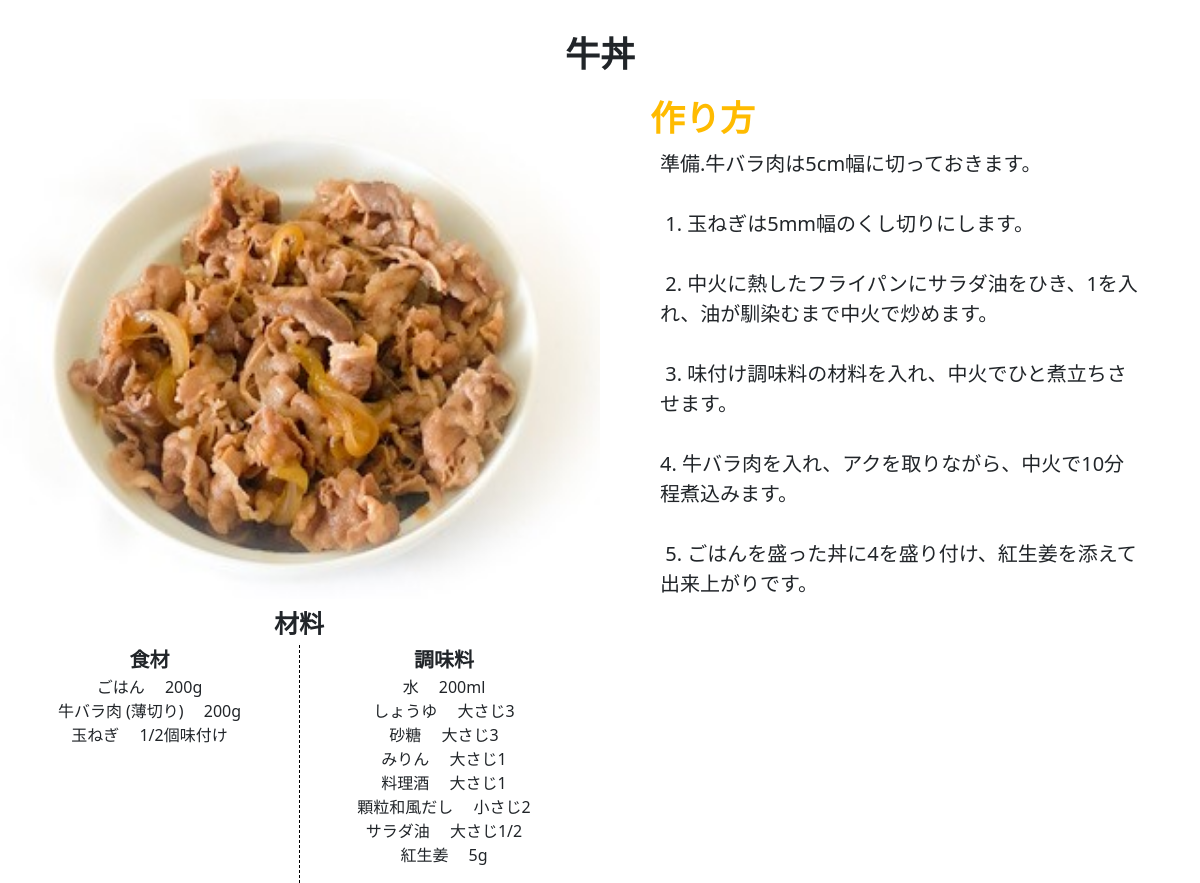
/detail/31, run on the app's committed database.
### eatapp/models.py (models this page shows)
class EatModel(models.Model):
    title = models.CharField(max_length=40)
    content = models.TextField()
    author = models.CharField(max_length=20)
    snsimage = models.ImageField(upload_to='media/')
    good = models.IntegerField(null=True, blank=True, default=0)
    read = models.IntegerField(null=True, blank=True, default=0)
    readtext = models.TextField(null=True, blank=True, default='a')
    subtitle = models.TextField(null=True, blank=True, default='a')
    material = models.TextField(null=True, blank=True, default='a')

### eatapp/views.py (the view)
# urls.py: path('detail/<int:pk>', detailfunc, name='detail'),
def detailfunc(request, pk):
    object = get_object_or_404(EatModel, pk=pk)
    return render(request, 'detail.html', {'object':object})

### templates/detail.html (shortened to what this page needs)
{% extends 'base.html' %}
{% load static %}
{% block customcss %}
<link rel="stylesheet" href="{% static 'detail.css' %}">
{% endblock customcss %}
{% block content %}
<p class="title">{{ object.title }}</p>
<div class="flex">
    <div class="joge">
        <p class="img"><img src="{{ object.snsimage.url }}"></p>
        <p class="zairyo">材料</p>
        <div class="separate">
            <div class="left">
                <p class="pl">食材</p>
                <p class="shokuzai" style="white-space:pre-wrap;">{{ object.material }}</p>
            </div>
            <div class="right">
                <p class="pr">調味料</p>
                <p class="choumiryo" style="white-space:pre-wrap;">{{ object.subtitle }}</p>
            </div>
        </div>
    </div>
    <div class="space">
        <h3>作り方</h3>
        <p class="content" style="white-space:pre-wrap;">{{ object.content }}</p>
    </div>
</div>
{% endblock content %}

### static/detail.css (style rules this page uses)
@media screen and (min-width:961px) { .title { text-align: center; margin-top: 30px; font-weight: bold; font-size: 35px; } }
@media screen and (min-width:961px) { .joge { width: 50%; } }
@media screen and (min-width:961px) { img { width: 100%; height: 500px; } }
@media screen and (min-width:961px) { h3 { font-size: 35px; font-weight: bold; margin-left: 50px; } }
@media screen and (min-width:961px) { .space { width: 50%; } }
@media screen and (min-width:961px) { .content { width: 80%; margin: 0 auto; font-size: 20px; } }
@media screen and (min-width:961px) { .flex { display: flex; justify-content: space-between; width: 100%; } }
@media screen and (min-width:961px) { .img { width: 100%; } }
@media screen and (min-width:961px) { .zairyo { height: 20px; line-height: 20px; width: 52px; font-size: 25px; font-weight: bold; font-family: serif; margin: 0 auto; padding: 0; } }
@media screen and (min-width:961px) { .separate { display: flex; margin: 0; padding: 0; margin-top: 10px; } }
@media screen and (min-width:961px) { .pl { font-size: 20px; margin: 0 auto; font-weight: bold; white-space: pre-wrap; } }
@media screen and (min-width:961px) { .left { width: 50%; border-right: black 1px dashed; text-align: center; } }
@media screen and (min-width:961px) { .pr { font-size: 20px; margin: 0 auto; font-weight: bold; white-space: pre-wrap; } }
@media screen and (min-width:961px) { .right { width: 48%; text-align: center; } }
.title { font-family: serif; }
h3 { font-family: serif; color: #FFbb00; }
.content { white-space: pre-wrap; }

### data on the page
EatModel: title "牛丼", snsimage (picture), material "ごはん 200g 牛バラ肉 (薄切り) 200g 玉ねぎ 1/2個味付け", subtitle "水 200ml しょうゆ 大さじ3 砂糖 大さじ3 みりん 大さじ1 料理酒 大さじ1 顆粒和風だし 小さじ2 サラダ油 大さじ1/2 紅生姜 5g", content "準備.牛バラ肉は5cm幅に切っておきます。 1. 玉ねぎは5mm幅のくし切りにします。 2. 中火に熱したフライパンにサラダ油をひき、1を入れ、油が馴染むまで中火で炒めます。 3. 味付け調味料の材料を入れ、中火でひと煮立ちさせます。 4. 牛バラ肉を入れ、アクを取りながら、中火で10分程煮込みます。 5. ごはんを盛った丼に4を盛り付け、紅生姜を添えて出来上がりです。"
